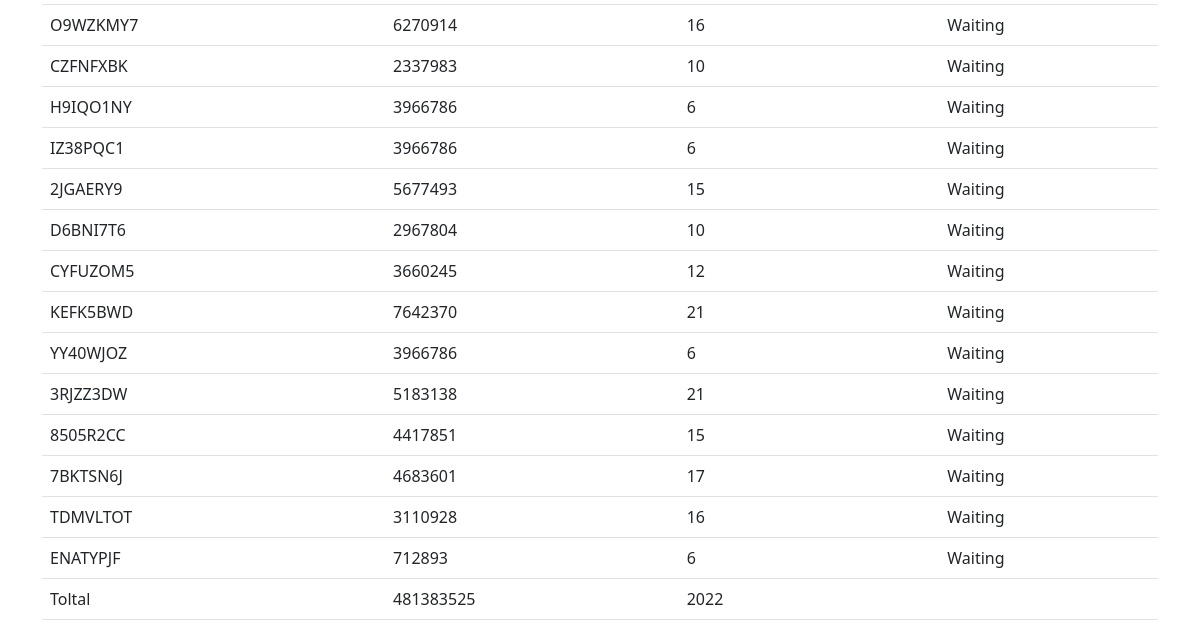
/order/ (signed in, lower part), run on an earlier commit of the app's database.
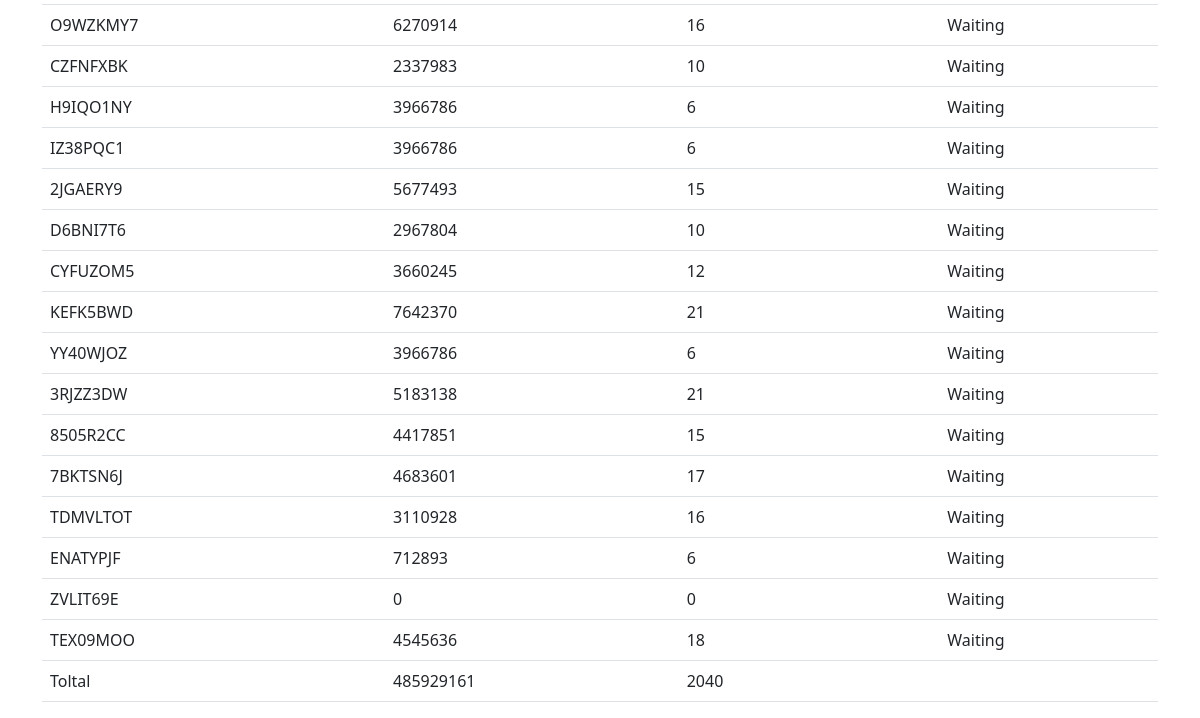
And on a later commit of the database.
### order/models.py (models this page shows, shortened)
class Order(models.Model):
    user = models.ForeignKey(User, on_delete=models.CASCADE)
    code = models.CharField(default="XXXXXXX", max_length=256)
    state = models.CharField(default="Waiting", max_length=256)
    totalprice = models.IntegerField(default=0)
    quantity = models.IntegerField(default=0)
    date = models.DateTimeField(auto_now=True)

### appUser/views.py (the view)
# urls.py: path('order/', views.orderUser, name ='order'),
@login_required
def orderUser(request):
    orders = Order.objects.filter(user=request.user)
    totalprice=0
    quantity=0
    for order in orders:
        totalprice += order.totalprice
        quantity += order.quantity
    return render(request, 'user/order.html', {'orders': orders, 'totalprice': totalprice, 'quantity': quantity})

### templates/user/order.html (shortened to what this page needs)
{% extends "base/base.html" %}
{% block block_body %}
<form action="" method="POST">
<table class="table">
    {% for order in orders %}
    <tr>
        <td>{{order.code}}</td>
        <td>{{order.totalprice}}</td>
        <td>{{order.quantity}}</td>
        <td>{{order.state}}</td>
    </tr>
    {% endfor %}
    <tr>
        <td>Toltal</td>
        <td>{{totalprice}}</td>
        <td>{{quantity}}</td>
        <td></td>
    </tr>
</table>
</form>
{% endblock %}

What changed in the data, as far as the page shows it:
added Order: code "ZVLIT69E", totalprice "0", quantity "0", state "Waiting"
added Order: code "TEX09MOO", totalprice "4545636", quantity "18", state "Waiting"
Also different on the page:
{{ totalprice }}: "481383525" → "485929161"
{{ quantity }}: "2022" → "2040"
